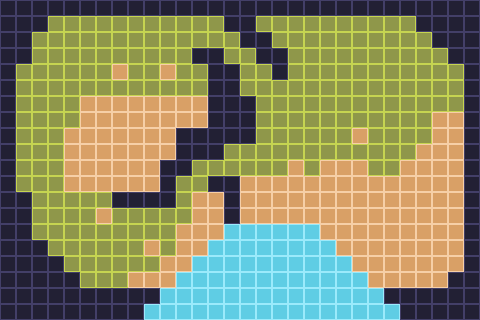

The image is a tile-based game level rendered from a .tmx file. Its description and complete source (layers, tilesets, objects, tile grids) follow:
An orthogonal 30x20 tile map with 16x16 px tiles, 1 tile layer (layer1), 2 tilesets.

<map version="1.8" tiledversion="1.8.4" orientation="orthogonal" renderorder="right-down" width="30" height="20" tilewidth="16" tileheight="16" infinite="0" nextlayerid="2" nextobjectid="1">
 <editorsettings>
  <export target="helloWorldLevel.json" format="json" />
 </editorsettings>
 <tileset firstgid="1" name="tileset16" tilewidth="16" tileheight="16" tilecount="4" columns="4">
  <image source="../images/tileset16.png" width="64" height="16" />
 </tileset>
 <tileset firstgid="5" name="tileset16" tilewidth="16" tileheight="16" tilecount="4" columns="4">
  <image source="../images/tileset16.png" width="64" height="16" />
 </tileset>
 <layer id="1" name="layer1" width="30" height="20">
  <data encoding="csv">
3,3,3,3,3,3,3,3,3,3,3,3,3,3,3,3,3,3,3,3,3,3,3,3,3,3,3,3,3,3,
3,3,3,1,1,1,1,1,1,1,1,1,1,1,3,3,1,1,1,1,1,1,1,1,1,1,3,3,3,3,
3,3,1,1,1,1,1,1,1,1,1,1,1,1,1,3,3,1,1,1,1,1,1,1,1,1,1,3,3,3,
3,3,1,1,1,1,1,1,1,1,1,1,3,3,1,1,3,3,1,1,1,1,1,1,1,1,1,1,3,3,
3,1,1,1,1,1,1,2,1,1,2,1,1,3,3,1,1,3,1,1,1,1,1,1,1,1,1,1,1,3,
3,1,1,1,1,1,1,1,1,1,1,1,1,3,3,1,1,1,1,1,1,1,1,1,1,1,1,1,1,3,
3,1,1,1,1,2,2,2,2,2,2,2,2,3,3,3,1,1,1,1,1,1,1,1,1,1,1,1,1,3,
3,1,1,1,1,2,2,2,2,2,2,2,2,3,3,3,1,1,1,1,1,1,1,1,1,1,1,2,2,3,
3,1,1,1,2,2,2,2,2,2,2,3,3,3,3,3,1,1,1,1,1,1,2,1,1,1,1,2,2,3,
3,1,1,1,2,2,2,2,2,2,2,3,3,3,1,1,1,1,1,1,1,1,1,1,1,1,2,2,2,3,
3,1,1,1,2,2,2,2,2,2,3,3,1,1,1,1,1,1,2,1,2,2,2,1,1,2,2,2,2,3,
3,1,1,1,2,2,2,2,2,2,3,1,1,3,3,2,2,2,2,2,2,2,2,2,2,2,2,2,2,3,
3,3,1,1,1,1,1,3,3,3,3,1,2,2,3,2,2,2,2,2,2,2,2,2,2,2,2,2,2,3,
3,3,1,1,1,1,2,1,1,1,1,1,2,2,3,2,2,2,2,2,2,2,2,2,2,2,2,2,2,3,
3,3,1,1,1,1,1,1,1,1,1,2,2,2,4,4,4,4,4,4,2,2,2,2,2,2,2,2,2,3,
3,3,3,1,1,1,1,1,1,2,1,2,2,4,4,4,4,4,4,4,4,2,2,2,2,2,2,2,2,3,
3,3,3,3,1,1,1,1,1,1,2,2,4,4,4,4,4,4,4,4,4,4,2,2,2,2,2,2,2,3,
3,3,3,3,3,1,1,1,2,2,2,4,4,4,4,4,4,4,4,4,4,4,4,2,2,2,2,2,3,3,
3,3,3,3,3,3,3,3,3,3,4,4,4,4,4,4,4,4,4,4,4,4,4,4,3,3,3,3,3,3,
3,3,3,3,3,3,3,3,3,4,4,4,4,4,4,4,4,4,4,4,4,4,4,4,4,3,3,3,3,3
</data>
 </layer>
</map>